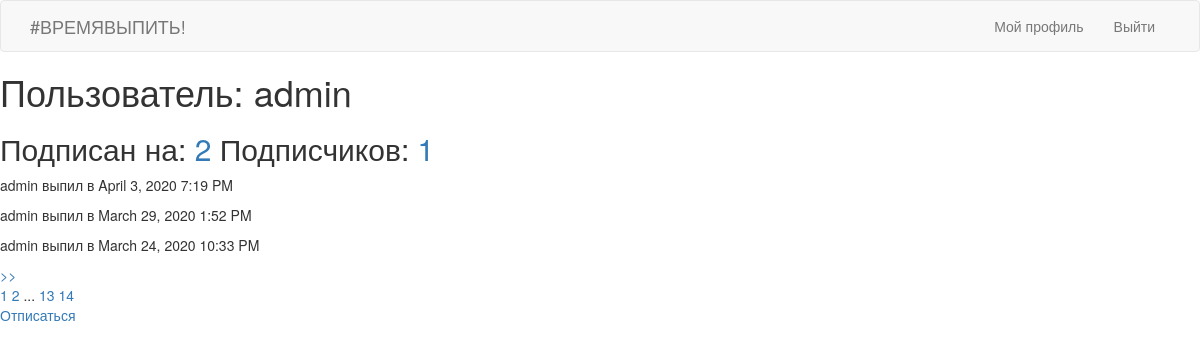
Page /user/admin (signed in) on the earlier database version.
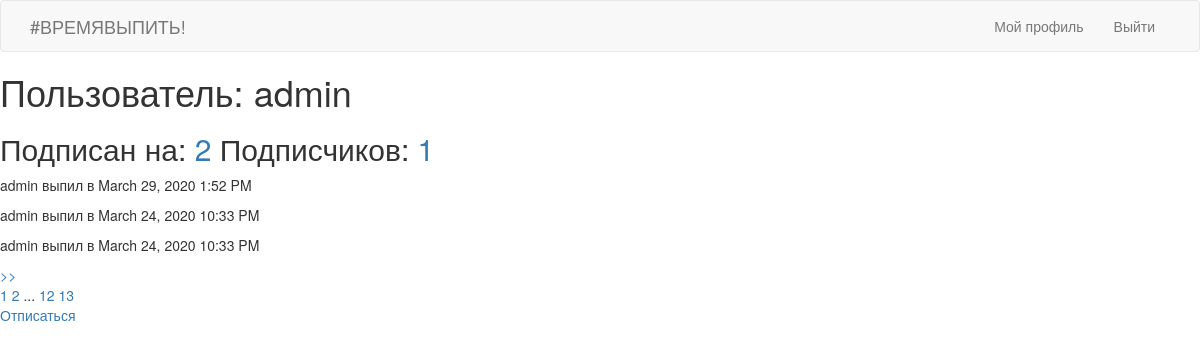
Same page on the later database version.
### app/models.py (models this page shows, shortened)
class User(db.Model, UserMixin):
	id = db.Column(db.Integer, primary_key = True)
	username = db.Column(db.String(64), index = True, unique = True)
	regtime = db.Column(db.DateTime, index = True, default = datetime.utcnow())
	last_seen = db.Column(db.DateTime, default = datetime.utcnow())
	email = db.Column(db.String(128), index = True, unique = True)
	password_hash = db.Column(db.String(128))
	drink = db.relationship('Drinks', backref='author', lazy='dynamic')
	private_stat = db.Column(db.Boolean)
	current_state = db.Column(db.Integer, default = 0)
	followed = db.relationship('User', secondary=followers,
    	primaryjoin=(followers.c.follower_id == id),
    	secondaryjoin=(followers.c.followed_id == id),
    	backref=db.backref('followers', lazy='dynamic'), lazy='dynamic')
	def is_following(self, user):
		return self.followed.filter(followers.c.followed_id == user.id).count() > 0

class Drinks(db.Model):
	id = db.Column(db.Integer, primary_key = True)
	isDrinking = db.Column(db.Boolean)
	drinkTime = db.Column(db.DateTime, index = True, default = datetime.utcnow())
	user_id = db.Column(db.Integer, db.ForeignKey('user.id'))

### app/routes.py (the view)
@app.route('/user/<username>')
@login_required
def user(username):
	page = request.args.get('page', 1, type = int)
	user = User.query.filter_by(username = username).first_or_404()
	drinks = user.drink.order_by(Drinks.drinkTime.desc()).paginate(page, app.config['POSTS_PER_PAGE'], False)
	next_url = url_for('user', username = user.username, page = drinks.next_num) \
		if drinks.has_next else None
	prev_url = url_for('user', username = user.username, page = drinks.prev_num) \
		if drinks.has_prev else None
	drinks_pagination = drinks.iter_pages(left_edge=2, left_current=2, right_current=2, right_edge=2)
	return render_template('user.html', user = user, drinks = drinks.items, drinks_pagination = drinks_pagination,
						   page = page, next_url = next_url, prev_url = prev_url)

### app/models.py (called while the page is built)
@login.user_loader #настройка flask_login user_loader на БД
def load_user(id):
	return User.query.get(int(id))

### app/templates/user.html (shortened to what this page needs)
{% extends 'base.html' %}
{% block content %}
<h1>Пользователь: {{ user.username }} </h1>
<h2>Подписан на:<a href = "{{ url_for('followed', username = user.username) }}"> {{ user.followed.count() }}</a>
	Подписчиков: <a href = "{{ url_for('followers', username = user.username) }}">{{ user.followers.count()}}</a></h2>
{% if not user.private_stat or current_user == user or current_user.is_following(user) %}
	{% for drink in drinks %}
		<p>{{ drink.author.username }} выпил в {{ moment(drink.drinkTime).format('LLL') }}</p>
	{% endfor %}
{% else %}
	<p> Пользователь предпочел скрыть данную страницу </p>
{% endif %}
{% if next_url %} <a href = "{{ next_url }}"> >> </a> {% endif %}
<br>
{% for page in drinks_pagination %}
	{% if page == None %}
	...
	{% else %}
	<a href = "{{ url_for('user', username = user.username, page = page) }}"> {{ page }}</a>
	{% endif %}
{% endfor %}
{% if user != current_user %}
{% if current_user.is_following(user) %}
	<p><a href = "{{ url_for('unfollow', username = user.username) }}"> Отписаться </a></p>
{% else %}
	<p><a href = "{{ url_for('follow', username = user.username) }}"> Подписаться </a></p>
{% endif %}
{% endif %}
{% endblock %}

### app/templates/base.html (shortened to what this page needs)
{% extends 'bootstrap/base.html' %}
{% block navbar %}
    <nav class="navbar navbar-default">
        <div class="container">
            <div class="navbar-header">
                <a class="navbar-brand" href="{{ url_for('index') }}">#ВРЕМЯВЫПИТЬ!</a>
            </div>
            <div class="collapse navbar-collapse" id="bs-example-navbar-collapse-1">
                <ul class="nav navbar-nav navbar-right">
                    {% if current_user.is_anonymous %}
                    <li><a href="{{ url_for('login') }}">Войти</a></li>
                    <li><a href="{{ url_for('registration') }}">Регистрация</a></li>
                    {% else %}
                    <li><a href="{{ url_for('user', username=current_user.username) }}">Мой профиль</a></li>
                    <li><a href="{{ url_for('logout') }}">Выйти</a></li>
                    {% endif %}
            </div>
        </div>
    </nav>
{% endblock %}

Differences in the rows shown:
removed Drinks: author.username "admin", drinkTime "April 3, 2020 7:19 PM"
now on this page (row unchanged): Drinks: author.username "admin", drinkTime "March 24, 2020 10:33 PM"
Other differences:
new list line: "12"
list line gone: "14"
